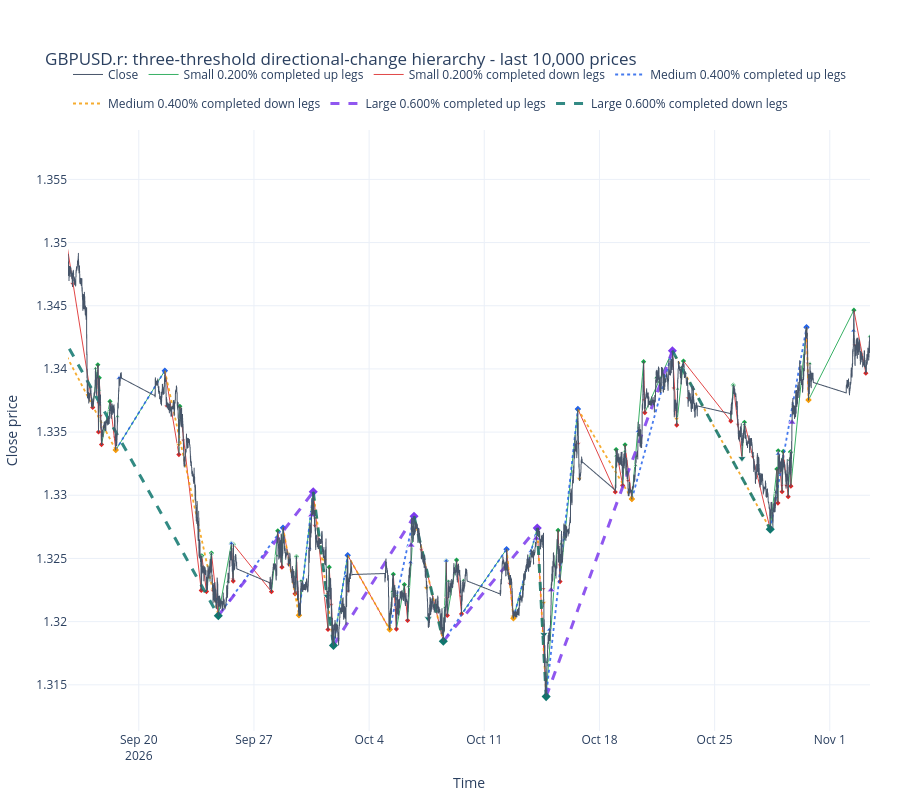

Here is the notebook cell this chart was saved with:
### Markdown cell above
## Price with all three completed-event ledgers

Small legs are thin and solid, medium legs are dotted, and large legs are thick and dashed. Each scale-direction pair also has a distinct colour. The markers at past extremes are retrospective locations; their event information becomes available only at the corresponding DCC marker.

### Code cell
event_overlay = plot_three_threshold_directional_change(
    prices=prices,
    small_events=event_ledgers[Scale.SMALL],
    medium_events=event_ledgers[Scale.MEDIUM],
    large_events=event_ledgers[Scale.LARGE],
    small_theta=SMALL_THETA,
    medium_theta=MEDIUM_THETA,
    large_theta=LARGE_THETA,
    n_prices=N_PRICES,
)
event_overlay.show()
